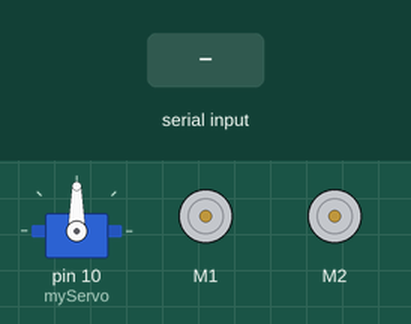
This sketch was run on a simulated Arduino Uno, built with avr-gcc and run on an emulated ATmega328P. Parts: servo, 2 × DC motor (green arrow = forward, orange = backward, longer = faster). The test bench sets the inputs (shaded band).

Above: at 1.2 s.
1.3 s: "*right" received over Serial
At 1.7 s:
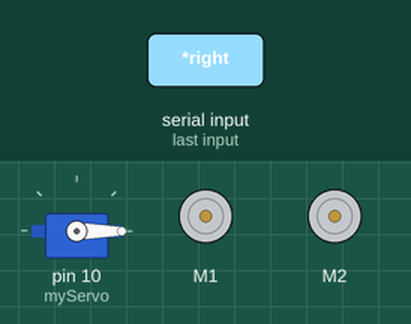
4.3 s: "*go ahead" received over Serial
7.3 s: "*go back" received over Serial
At 8.2 s:
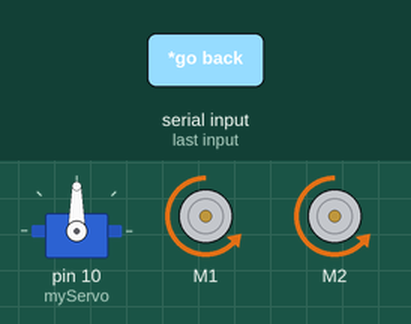
10.3 s: "*left" received over Serial
At 11.1 s:
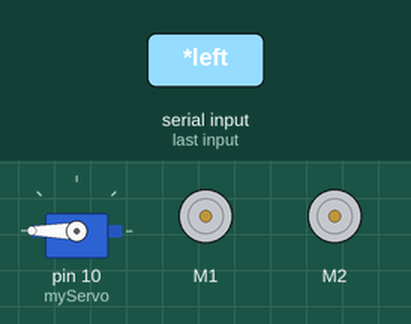
13.3 s: "*right" received over Serial
At 16.2 s:
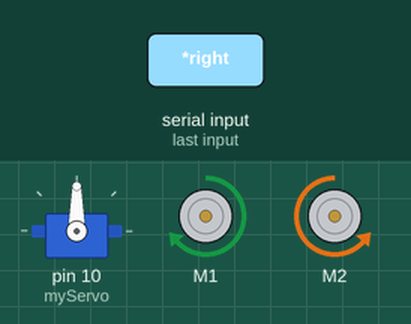
Timing chart, 0 to 16.9 s (numbered marks = the images above; inputs shaded):
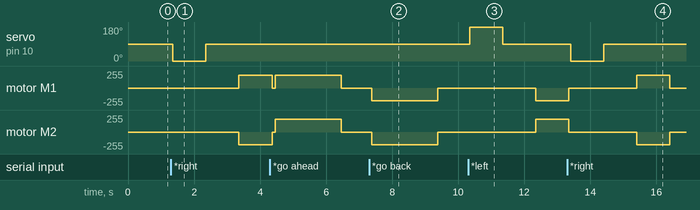

The sketch:

voice_controlled_car.ino
```cpp
#include <AFMotor.h>
#include <Servo.h>
String voice;

AF_DCMotor motor1 (1, MOTOR12_1KHZ);
AF_DCMotor motor2 (2, MOTOR12_1KHZ);
Servo myServo;

void setup()
{
  Serial.begin(9600);
  myServo.attach(10);
  myServo.write(90);

}

void loop()
{
  while (Serial.available()){
     delay(10);
    char c = Serial.read();
    if (c == '#') {break;}
    voice += c;
  }
  if (voice.length() > 0){
    if(voice == "*go ahead"){
      forward_car();
      }
    else if(voice == "*go back"){
      back_car();
      }
    else if(voice == "*right") {
      right_car();
    }
    else if(voice == "*left") {
      left_car();
    }
    else if(voice == "*stop") {
      stop_car();
    }

  voice="";
  }
}

void forward_car()
{
  motor1.run(FORWARD);
  motor1.setSpeed(700);
  motor2.run(FORWARD);
  motor2.setSpeed(700);
  delay(2000);
  motor1.run(RELEASE);
  motor2.run(RELEASE);
}

void back_car()
{
  motor1.run(BACKWARD);
  motor1.setSpeed(700);
  motor2.run(BACKWARD);
  motor2.setSpeed(700);
  delay(2000);
  motor1.run(RELEASE);
  motor2.run(RELEASE);
}

void right_car()
{
  myServo.write(0);
  delay(1000);
  myServo.write(90);
  delay(1000);
  motor1.run(FORWARD);
  motor1.setSpeed(190);
  motor2.run(BACKWARD);
  motor2.setSpeed(190);
  delay(1000);
  motor1.run(RELEASE);
  motor2.run(RELEASE);
}

void left_car()
{
  myServo.write(180);
  delay(1000);
  myServo.write(90);
  delay(1000);
  motor1.run(BACKWARD);
  motor1.setSpeed(190);
  motor2.run(FORWARD);
  motor2.setSpeed(190);
  delay(1000);
  motor1.run(RELEASE);
  motor2.run(RELEASE);
}

void stop_car ()
{
  motor1.run(RELEASE);
  motor2.run(RELEASE);
}
```

Measured:
- after the input at 1.3 s, servo on pin 10 (myServo): 90° → 0° after 0.06 s, → 90° 1.0 s later; motor M1: stopped → forward 190/255 after 2.1 s; motor M2: stopped → backward 190/255 after 2.1 s
- after the input at 7.3 s, motor M1, motor M2: stopped → backward 188/255 after 0.08 s, → stopped 2.0 s later
- after the input at 10.3 s, servo on pin 10 (myServo): 90° → 180° after 0.05 s, → 90° 1.0 s later; motor M1: stopped → backward 190/255 after 2.1 s; motor M2: stopped → forward 190/255 after 2.1 s
- after the input at 13.3 s, servo on pin 10 (myServo): 90° → 0° after 0.11 s, → 90° 1.0 s later
